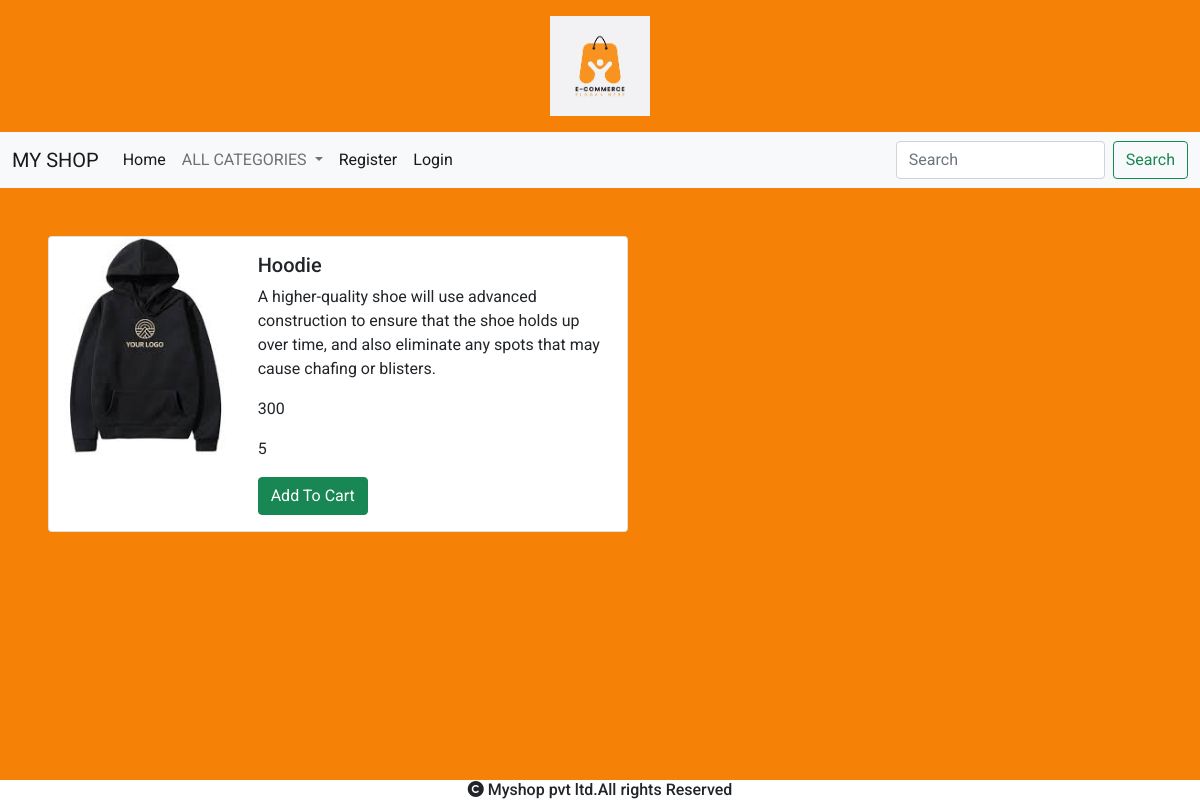
/details/Hoodie, run on the app's committed database.
### shop/models.py (models this page shows, shortened)
class Product(models.Model):
    name=models.CharField(max_length=20)
    desc=models.TextField()
    image = models.ImageField(upload_to="images/product", null=True, blank=True)
    category=models.ForeignKey(Category,on_delete=models.CASCADE)
    stock=models.IntegerField()
    price= models.IntegerField()
    available=models.BooleanField(default=True)
    created=models.DateTimeField(auto_now_add=True)
    updated=models.DateTimeField(auto_now=True)

### shop/views.py (the view)
# urls.py: path('details/<p>',views.details,name="details"),
def details(request,p):
    p = Product.objects.get(name=p)
    return render(request, template_name="detail.html", context={'p': p})

### cart/context_processors.py (called while the page is built)
def total(request):
    item_count=0
    if request.user:
        u=request.user
    try:
        cart=Cart.objects.filter(user=u)
        for i in cart:
            item_count+=i.quantity
    except:
        item_count=0
    return {'count':item_count}

### shop/context_processors.py (called while the page is built)
def menu_links(request):
    c=Category.objects.all()
    return {'links':c}

### templates/detail.html
{% extends 'base.html' %}
{% block content %}
<div class="card mt-5 ms-5 mb-6" style="max-width: 580px;">
  <div class="row g-0">
    <div class="col ">
      <img src="{{p.image.url}}"height="100%" width="100%"  class="img-fluid rounded-start" alt="...">
    </div>
    <div class="col-md-8">
      <div class="card-body">
        <h5 class="card-title">{{p.name}}</h5>
          <p class="card-text">{{p.desc}}</p>
        <p class="card-text">{{p.price}}</p>
         <p class="card-text">{{p.stock}}</p>
        {% if user.is_superuser == True %}
        {% if p.stock == 0 %}
        <h2>Out of stock</h2>
         <a href="{% url 'admin:index'  %}"  class="btn btn-success mt-5">Add Stock</a>
        {% else %}
        <h2>Product in stock</h2>
         <a href="{% url 'admin:index'  %}"  class="btn btn-success mt-5">Add Stock</a>
        {% endif %}
        {% else %}
        {% if p.stock == 0 %}
        <h2>Out of stock</h2>
        {% else %}
        <a href="{% url 'cart:addtocart' p.name %}" style="position:relative;" class="btn btn-success">Add To Cart</a>
        {% endif %}
        {% endif %}
      </div>
    </div>
  </div>
</div>
{% endblock %}

### static/CSS/style.css (style rules this page uses)
body { font-family: 'Roboto', sans-serif; background-color:#f58207; }

### data on the page
Product: image (picture), name "Hoodie", desc "A higher-quality shoe will use advanced construction to ensure that the shoe holds up over time, and also eliminate any spots that may cause chafing or blisters.", price "300", stock "5"
